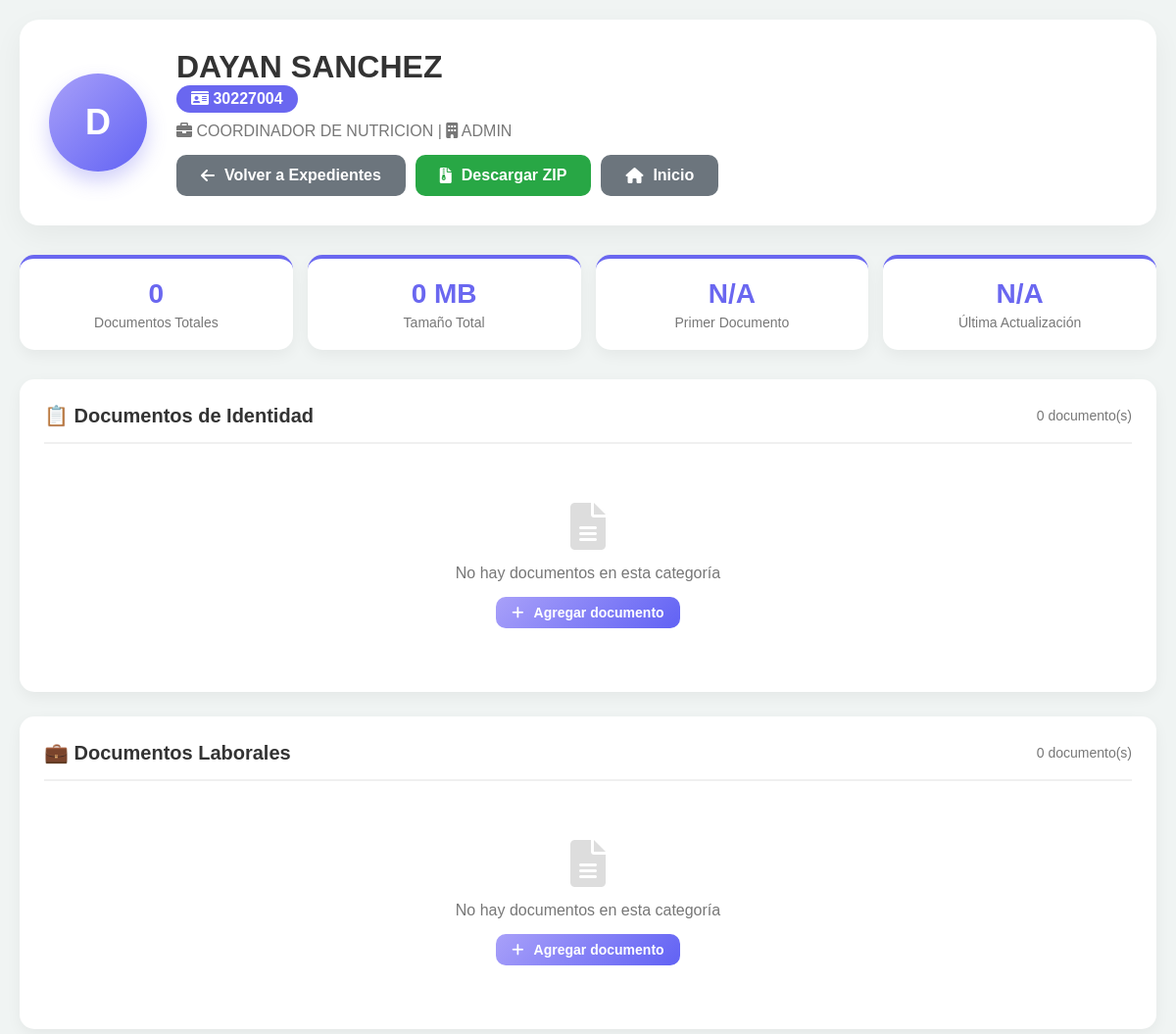
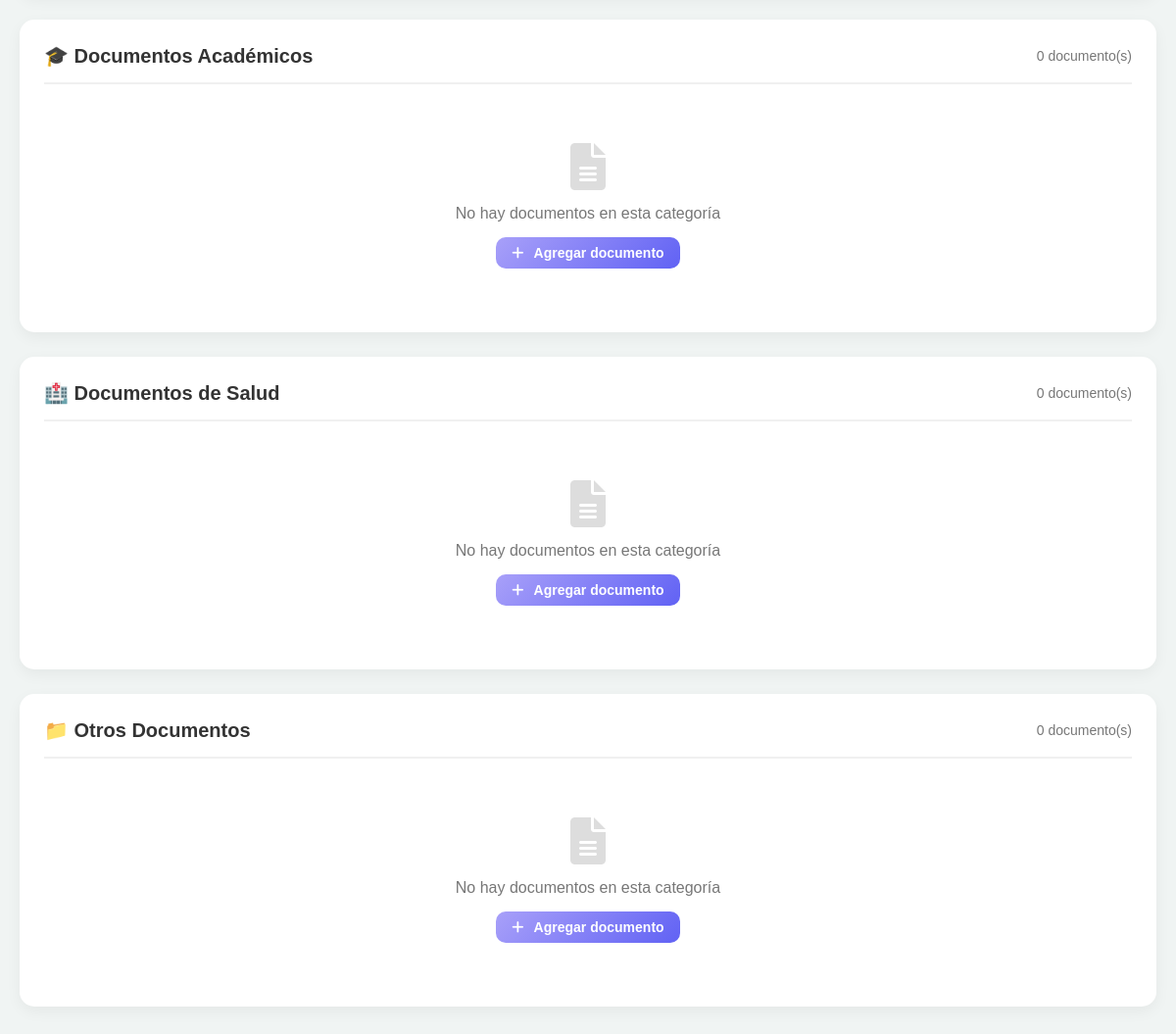
Page /php/ver_expediente.php?id=2 (signed in) on the committed database (2 pictures, top to bottom).
### tables this page shows
CREATE TABLE `empleados` (
  `id` int(11) NOT NULL,
  `nacionalidad` varchar(50) DEFAULT NULL,
  `ci` varchar(20) NOT NULL,
  `primer_nombre` varchar(50) DEFAULT NULL,
  `segundo_nombre` varchar(50) DEFAULT NULL,
  `primer_apellido` varchar(50) DEFAULT NULL,
  `segundo_apellido` varchar(50) DEFAULT NULL,
  `fecha_nacimiento` date DEFAULT NULL,
  `sexo` enum('MASCULINO','FEMENINO') DEFAULT NULL,
  `estado_civil` enum('SOLTERO(A)','CASADO(A)','DIVORCIADO(A)','VIUDO(A)') DEFAULT NULL,
  `direccion_ubicacion` varchar(255) DEFAULT NULL,
  `telefono` varchar(20) DEFAULT NULL,
  `correo` varchar(100) DEFAULT NULL,
  `cuenta_bancaria` varchar(50) DEFAULT NULL,
  `tipo_trabajador` enum('CTD','CTI','LNR') DEFAULT NULL,
  `grado_instruccion` enum('PRIMARIA','BACHILLER','TECNICO_PROFESIONAL','LICENCIADO','INGENIERO','ESPECIALISTA','MAESTRIA','DOCTORADO') DEFAULT NULL,
  `cargo` varchar(100) DEFAULT NULL,
  `dpt_desempeñar` varchar(100) DEFAULT NULL,
  `sede` enum('ADMIN','CAFO','CATE','CSAI','CSB') DEFAULT NULL,
  `dependencia` enum('ADMIN','CAFO','CATE','CSAI','CSB') DEFAULT NULL,
  `fecha_ingreso` date DEFAULT NULL,
  `cod_siantel` varchar(50) DEFAULT NULL,
  `ubicacion_estante` varchar(50) DEFAULT NULL,
  `estatus` enum('ACTIVO','INACTIVO') DEFAULT 'ACTIVO',
  `fecha_egreso` date DEFAULT NULL,
  `motivo_retiro` text DEFAULT NULL,
  `ubicacion_estante_retiro` varchar(50) DEFAULT NULL,
  `tipo_sangre` enum('A+','A-','B+','B-','AB+','AB-','O+','O-') DEFAULT NULL,
  `lateralidad` enum('DIESTRO(A)','ZURDO(A)') DEFAULT NULL,
  `peso_trabajador` decimal(5,2) DEFAULT NULL,
  `altura_trabajador` decimal(5,2) DEFAULT NULL,
  `calzado_trabajador` varchar(10) DEFAULT NULL,
  `camisa_trabajador` varchar(10) DEFAULT NULL,
  `pantalon_trabajador` varchar(10) DEFAULT NULL,
  `foto` varchar(255) DEFAULT NULL,
  `fecha_registro` timestamp NOT NULL DEFAULT current_timestamp(),
  `estado_id` int(11) DEFAULT 1,
  `municipio_id` int(11) DEFAULT NULL,
  `parroquia_id` int(11) DEFAULT NULL
);

### php/ver_expediente.php (the view, shortened to what this page needs)
<?php
require_once '../includes/database.php';
$empleado_id = isset($_GET['id']) ? intval($_GET['id']) : 0;
$sql_empleado = "SELECT *, CONCAT(primer_nombre, ' ', primer_apellido) as nombre_completo FROM empleados WHERE id = ?";
$stmt = $conn->prepare($sql_empleado);
$stmt->bind_param("i", $empleado_id);
$stmt->execute();
$empleado = $stmt->get_result()->fetch_assoc();
$categorias_documentos = [
    'documentos_identidad' => [
        'label' => '📋 Documentos de Identidad',
        'tipos' => ['cedula_frontal', 'cedula_reverso', 'foto_carnet']
    ],
    'documentos_laborales' => [
        'label' => '💼 Documentos Laborales',
        'tipos' => ['contrato', 'curriculum', 'experiencia_laboral', 'evaluaciones']
    ],
    'documentos_academicos' => [
        'label' => '🎓 Documentos Académicos',
        'tipos' => ['titulos', 'certificaciones', 'formacion_academica']
    ],
    'documentos_salud' => [
        'label' => '🏥 Documentos de Salud',
        'tipos' => ['carnet_salud']
    ],
    'otros' => [
        'label' => '📁 Otros Documentos',
        'tipos' => ['otros']
    ]
];
$sql_stats = "SELECT
                COUNT(*) as total_documentos,
                SUM(tamaño) as tamaño_total,
                MIN(fecha_subida) as fecha_primer,
                MAX(fecha_subida) as fecha_ultimo
              FROM expedientes
              WHERE empleado_id = ? AND estado = 'activo'";
$stmt = $conn->prepare($sql_stats);
$stmt->bind_param("i", $empleado_id);
$stmt->execute();
$stats = $stmt->get_result()->fetch_assoc();
?>
<!DOCTYPE html>
<html lang="es">
<head>
    <link rel="stylesheet" href="https://cdnjs.cloudflare.com/ajax/libs/font-awesome/6.0.0/css/all.min.css">
</head>
<body>
    <div class="container">
        <div class="header">
            <div class="avatar-empleado">
                <?php echo strtoupper(substr($empleado['primer_nombre'], 0, 1)); ?>
            </div>
            <div style="flex: 1;">
                <h1><?php echo htmlspecialchars($empleado['primer_nombre'] . ' ' . $empleado['primer_apellido']); ?></h1>
                <div class="cedula-badge">
                    <i class="fas fa-id-card"></i> <?php echo htmlspecialchars($empleado['ci']); ?>
                </div>
                <p style="color: var(--light-text); margin-bottom: 15px;">
                    <i class="fas fa-briefcase"></i> <?php echo htmlspecialchars($empleado['cargo']); ?> |
                    <i class="fas fa-building"></i> <?php echo htmlspecialchars($empleado['sede']); ?>
                </p>
                <div style="display: flex; gap: 10px; flex-wrap: wrap;">
                    <a href="../trabajadores/expedientes.php" class="btn btn-secondary">
                        <i class="fas fa-arrow-left"></i> Volver a Expedientes
                    </a>
                        <a href="../php/descargar_zip.php?id=<?php echo $empleado['id']; ?>" class="btn btn-success">
                            <i class="fas fa-file-archive"></i> Descargar ZIP
                        </a>
                    <a href="../index.php" class="btn" style="background: #6c757d;">
                        <i class="fas fa-home"></i> Inicio
                    </a>
                </div>
            </div>
        </div>
        <div class="estadisticas">
            <div class="estadistica-card">
                <div class="estadistica-valor"><?php echo $stats['total_documentos'] ?? 0; ?></div>
                <div class="estadistica-label">Documentos Totales</div>
            </div>
            <div class="estadistica-card">
                <div class="estadistica-valor">
                    <?php echo $stats['tamaño_total'] ? round($stats['tamaño_total'] / 1024 / 1024, 2) . ' MB' : '0 MB'; ?>
                </div>
                <div class="estadistica-label">Tamaño Total</div>
            </div>
            <div class="estadistica-card">
                <div class="estadistica-valor">
                    <?php echo $stats['fecha_primer'] ? date('d/m/Y', strtotime($stats['fecha_primer'])) : 'N/A'; ?>
                </div>
                <div class="estadistica-label">Primer Documento</div>
            </div>
            <div class="estadistica-card">
                <div class="estadistica-valor">
                    <?php echo $stats['fecha_ultimo'] ? date('d/m/Y', strtotime($stats['fecha_ultimo'])) : 'N/A'; ?>
                </div>
                <div class="estadistica-label">Última Actualización</div>
            </div>
        </div>
        <?php foreach ($categorias_documentos as $categoria_key => $categoria): ?>
        <div class="categoria">
            <div class="categoria-header">
                <div class="categoria-titulo">
                    <?php echo $categoria['label']; ?>
                </div>
                <span style="color: var(--light-text); font-size: 14px;">
                    <?php
                        $count = 0;
                        echo $count . ' documento(s)';
                    ?>
                </span>
            </div>
            <div class="documentos-grid">
                <?php
                $tiene_documentos = false;
                ?>
                <?php if (!$tiene_documentos): ?>
                <div class="sin-documentos">
                    <i class="fas fa-file-alt" style="font-size: 48px; margin-bottom: 15px; color: #ddd;"></i>
                    <p>No hay documentos en esta categoría</p>
                    <a href="nuevo_expediente.php?id=<?php echo $empleado['id']; ?>&tipo=<?php echo $categoria['tipos'][0] ?? 'otros'; ?>"
                       class="btn" style="margin-top: 15px; padding: 8px 16px; font-size: 14px;">
                        <i class="fas fa-plus"></i> Agregar documento
                    </a>
                </div>
                <?php endif; ?>
            </div>
        </div>
        <?php endforeach; ?>
    </div>
</body>
</html>

### php/ver_expediente.php (style rules this page uses)
:root { --primary-color: #6a67f0; --purple-start: #a8a0f9; --blue-end: #6162f4; --text-color: #333; --light-text: #777; }
* { margin: 0; padding: 0; box-sizing: border-box; font-family: 'Montserrat', sans-serif; }
body { background: #F0F4F3; color: var(--text-color); }
.container { max-width: 1200px; margin: 0 auto; padding: 20px; }
.header { background: white; padding: 30px; border-radius: 20px; box-shadow: 0 10px 30px rgba(0, 0, 0, 0.05); margin-bottom: 30px; display: flex; align-items: center; gap: 30px; }
.avatar-empleado { width: 100px; height: 100px; background: linear-gradient(135deg, var(--purple-start), var(--blue-end)); border-radius: 50%; display: flex; align-items: center; justify-content: center; color: white; font-size: 36px; font-weight: bold; box-shadow: 0 10px 20px rgba(106, 103, 240, 0.3); }
.cedula-badge { background: var(--primary-color); color: white; padding: 5px 15px; border-radius: 20px; font-weight: bold; display: inline-block; margin-bottom: 10px; }
.btn { display: inline-flex; align-items: center; gap: 10px; padding: 12px 25px; background: linear-gradient(135deg, var(--purple-start), var(--blue-end)); color: white; border: none; border-radius: 10px; font-weight: 600; cursor: pointer; transition: all 0.3s ease; text-decoration: none; font-size: 16px; }
.btn-secondary { background: #6c757d; }
.btn-success { background: #28a745; }
.estadisticas { display: grid; grid-template-columns: repeat(auto-fit, minmax(200px, 1fr)); gap: 15px; margin-bottom: 30px; }
.estadistica-card { background: white; padding: 20px; border-radius: 15px; box-shadow: 0 5px 15px rgba(0, 0, 0, 0.05); text-align: center; border-top: 4px solid var(--primary-color); }
.estadistica-valor { font-size: 28px; font-weight: 700; color: var(--primary-color); margin-bottom: 5px; }
.estadistica-label { font-size: 14px; color: var(--light-text); }
.categoria { background: white; border-radius: 15px; padding: 25px; margin-bottom: 25px; box-shadow: 0 5px 15px rgba(0, 0, 0, 0.05); }
.categoria-header { display: flex; justify-content: space-between; align-items: center; margin-bottom: 20px; padding-bottom: 15px; border-bottom: 2px solid #f0f0f0; }
.categoria-titulo { font-size: 20px; font-weight: 600; color: var(--text-color); display: flex; align-items: center; gap: 10px; }
.documentos-grid { display: grid; grid-template-columns: repeat(auto-fill, minmax(300px, 1fr)); gap: 15px; }
.sin-documentos { grid-column: 1 / -1; text-align: center; padding: 40px; color: var(--light-text); }

### rows in the picture
empleados: primer_nombre "D", primer_nombre+primer_apellido "DAYAN SANCHEZ", ci "30227004", cargo "COORDINADOR DE NUTRICION", sede "ADMIN"

### other values in the picture
$stats['total_documentos'] "0"
$categoria['label'] "📋 Documentos de Identidad"
$count "0"
$categoria['label'] "💼 Documentos Laborales"
$categoria['label'] "🎓 Documentos Académicos"
$categoria['label'] "🏥 Documentos de Salud"
$categoria['label'] "📁 Otros Documentos"
